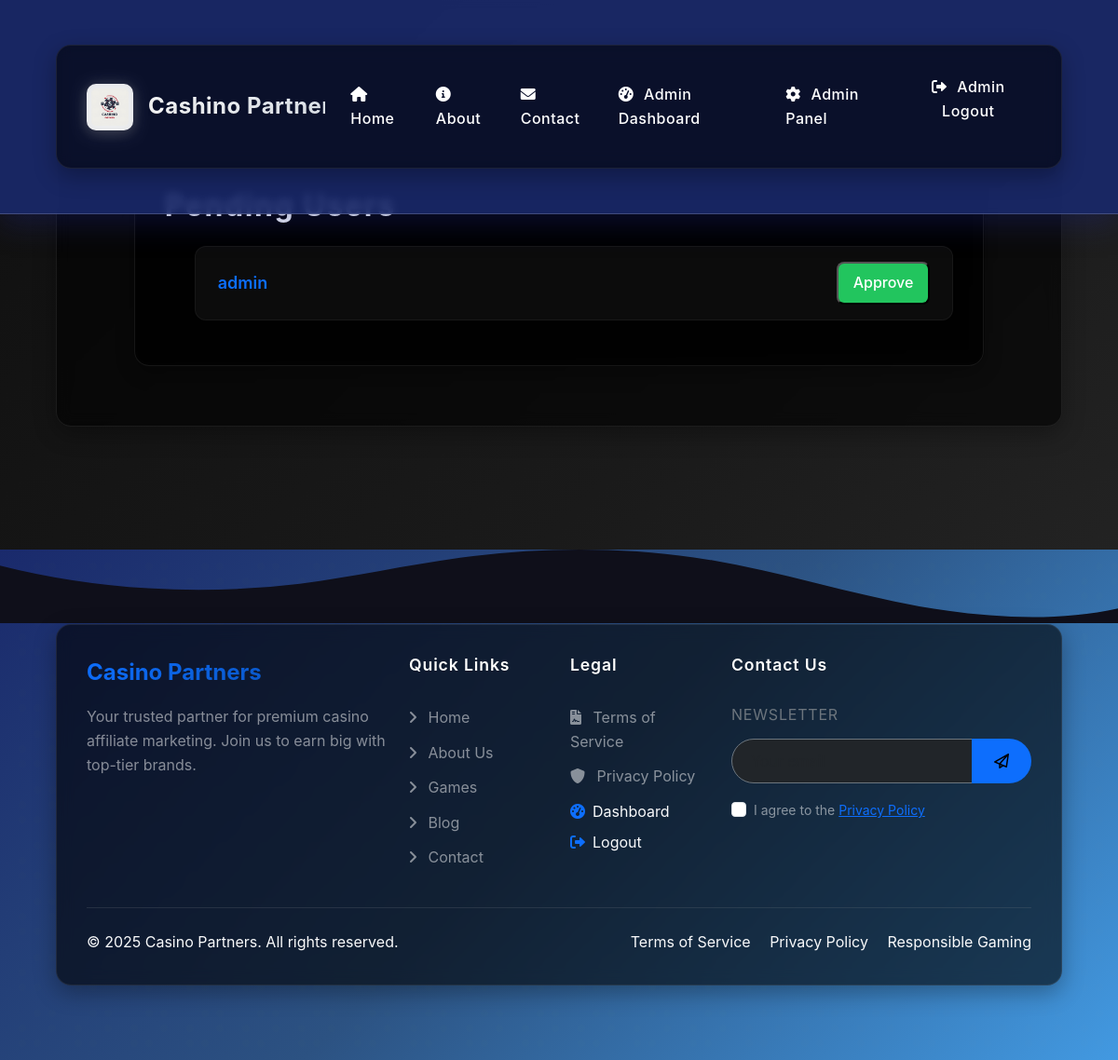
Before: /approve-users/ (signed in) with the older database file.
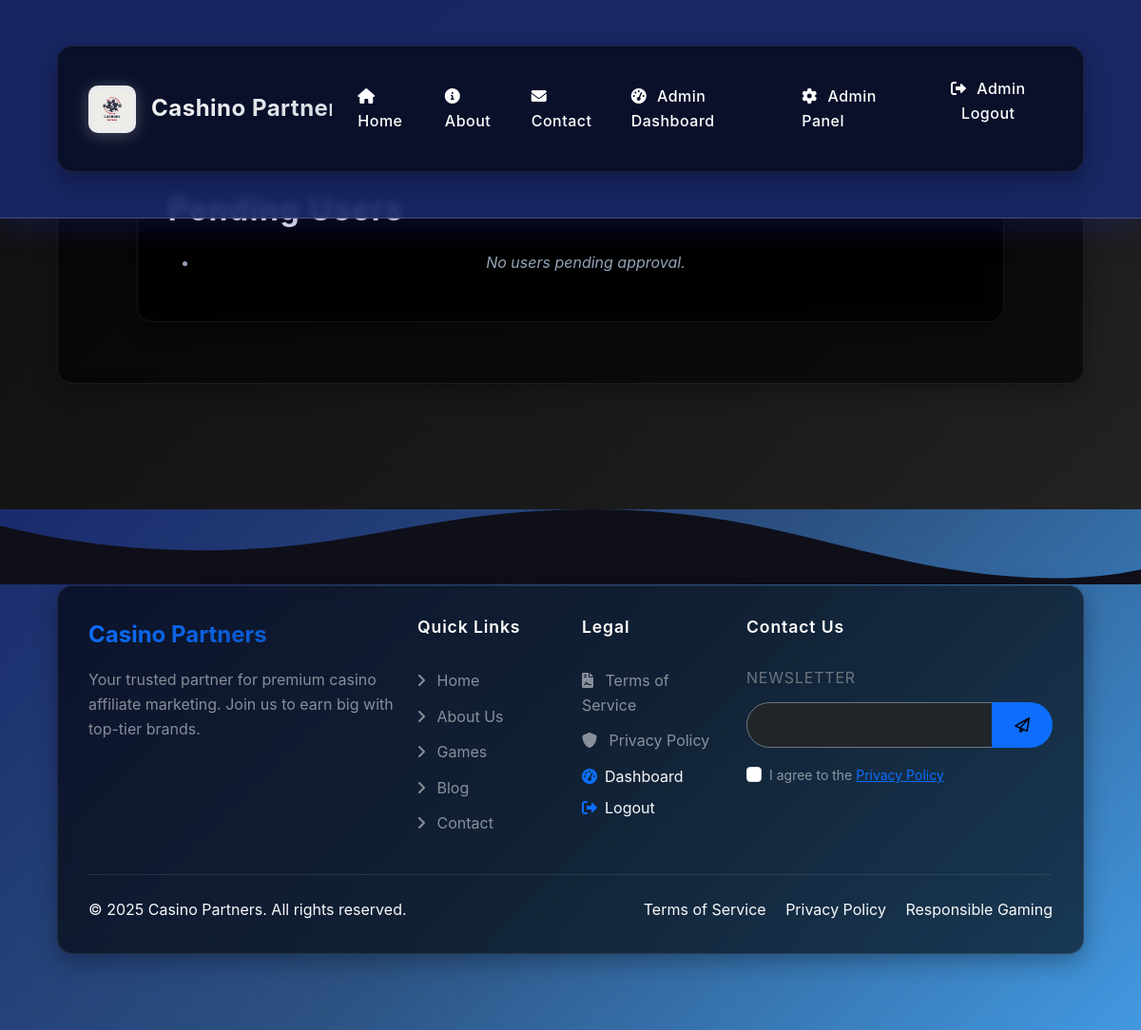
After: the same page with the newer database file.
### Core/models.py (models this page shows, shortened)
class CasinoUser(models.Model):
    user = models.OneToOneField(User, on_delete=models.CASCADE, related_name='casino_profile')
    username = models.TextField(unique=True,blank=False)
    is_approved = models.BooleanField(default=False)
    created_at = models.DateTimeField(auto_now_add=True)
    updated_at = models.DateTimeField(auto_now=True)
    last_login_ip = models.GenericIPAddressField(null=True, blank=True)
    failed_login_attempts = models.IntegerField(default=0)
    last_failed_login = models.DateTimeField(null=True, blank=True)
    class Meta:
        permissions = [
            ('can_approve_user', 'Can approve casino users'),
            ('can_view_user_details', 'Can view user details'),
            ('can_manage_user', 'Can manage casino users'),
        ]

### Core/views.py (the view)
    @login_required(login_url="/admin/login/")
    def _wrapped_view(request, *args, **kwargs):
        if request.user.is_superuser or request.user.is_staff:
            return view_func(request, *args, **kwargs)
        raise PermissionDenied

### Core/views.py (called while the page is built)
def superuser_or_staff_required(view_func):
    @login_required(login_url="/admin/login/")
    def _wrapped_view(request, *args, **kwargs):
        if request.user.is_superuser or request.user.is_staff:
            return view_func(request, *args, **kwargs)
        raise PermissionDenied
    return _wrapped_view

@superuser_or_staff_required
def approve_users(request):
    users = CasinoUser.objects.filter(is_approved=False)
    return render(request, 'approve_users.html', {'users': users})

### casino/views.py (called while the page is built, shortened)
    def __call__(self, request):
        response = self.get_response(request)
        return response

### templates/approve_users.html (shortened to what this page needs)
{% extends 'base.html' %}
{% block content %}
<div class="container">
    <h2>Pending Users</h2>
    <ul class="space-y-4">
        {% for pending in users %}
        <li class="user-card">
            <span class="username"><a href="{% url 'approve_user_details' pending.username %}">{{ pending.username }}</a></span>
            <form method="POST" action="{% url 'approve_user' pending.username %}">
                <button type="submit" class="approve-button">Approve</button>
            </form>
        </li>
        {% empty %}
        <li class="empty-message">No users pending approval.</li>
        {% endfor %}
    </ul>
</div>
{% endblock %}

### templates/base.html (shortened to what this page needs)
{% load static %}
<!DOCTYPE html>
<html lang="en">
<head>
    <link href="https://cdn.jsdelivr.net/npm/bootstrap@5.3.0/dist/css/bootstrap.min.css" rel="stylesheet">
    <link rel="stylesheet" href="https://cdnjs.cloudflare.com/ajax/libs/font-awesome/6.0.0/css/all.min.css">
    <link href="https://unpkg.com/aos@2.3.1/dist/aos.css" rel="stylesheet">
    <link rel="stylesheet" href="{% static 'css/style.css' %}">
</head>
<body>
    {% include 'header.html' %}
    <main class="container mt-4">
        {% block content %}
        {% endblock %}
    </main>
    {% if not request.path|slice:":6" == "/admin" %}
        {% include 'includes/footer.html' %}
    {% endif %}
</body>
</html>

### templates/header.html (shortened to what this page needs)
{% load static %}
<nav class="navbar navbar-expand-lg navbar-dark fixed-top floating-navbar">
    <div class="container">
        <a class="navbar-brand d-flex align-items-center" href="{% url 'index' %}" style="padding: 5px 0;">
            <div class="logo-container d-flex align-items-center">
                <img src="{% static 'img/site_logo.jpeg' %}"
                     alt="Cashino Partners"
                     class="brand-logo">
                <span class="brand-text ms-3">
                </span>
            </div>
        </a>
        <div class="collapse navbar-collapse" id="navbarNav">
            <ul class="navbar-nav ms-auto">
                <li class="nav-item">
                    <a class="nav-link" href="{% url 'index' %}"><i class="fas fa-home"></i> Home</a>
                </li>
                <li class="nav-item">
                    <a class="nav-link" href="{% url 'about_page' %}"><i class="fas fa-info-circle"></i> About</a>
                </li>
                <li class="nav-item">
                    <a class="nav-link" href="{% url 'contact_page' %}"><i class="fas fa-envelope"></i> Contact</a>
                </li>
                {% if user.is_authenticated %}
                    {% if user.is_staff or user.is_superuser %}
                        <li class="nav-item">
                            <a class="nav-link" href="{% url 'admin_dashboard' %}"><i class="fas fa-tachometer-alt"></i> Admin Dashboard</a>
                        </li>
                        <li class="nav-item">
                            <a class="nav-link" href="/admin"><i class="fas fa-cog"></i> Admin Panel</a>
                        </li>
                        <li class="nav-item">
                            <form action="{% url 'admin_logout' %}" method="post" class="d-inline">
                                <button type="submit" class="nav-link border-0 bg-transparent p-0" style="cursor: pointer;">
                                    <i class="fas fa-sign-out-alt"></i> Admin Logout
                                </button>
                            </form>
                        </li>
                    {% endif %}
                {% endif %}
            </ul>
        </div>
    </div>
</nav>

### templates/includes/footer.html (shortened to what this page needs)
<footer class="footer text-light py-5 position-relative" style="background: linear-gradient(135deg, #1a2a6c 0%, #2c5282 50%, #4299e1 100%);">
    <div class="footer-wave">
    </div>
    <div class="container position-relative">
        <div class="row g-4">
            <div class="col-lg-4 col-md-6">
                <div class="footer-brand mb-4">
                    {% if site_settings.site_logo %}
                        <a href="/" class="d-inline-block mb-3">
                            <img src="{{ site_settings.site_logo.url }}" alt="{{ site_settings.site_name }}" height="50" class="me-2">
                        </a>
                    {% else %}
                        <a href="/" class="text-gradient fs-4 fw-bold d-inline-block mb-3">
                        </a>
                    {% endif %}
                    <p class="text-white-50 mb-4">
                        {{ site_settings.footer_text|default:"Your trusted partner for premium casino affiliate marketing. Join us to earn big with top-tier brands." }}
                    </p>
                </div>
            </div>
            <div class="col-lg-2 col-md-6">
                <h5 class="footer-heading mb-4">Quick Links</h5>
                <ul class="footer-links list-unstyled">
                    <li><a href="{% url 'index' %}" class="text-white-50"><i class="fas fa-angle-right me-2"></i> Home</a></li>
                    <li><a href="{% url 'about_page' %}" class="text-white-50"><i class="fas fa-angle-right me-2"></i> About Us</a></li>
                    <li><a href="#" class="text-white-50"><i class="fas fa-angle-right me-2"></i> Games</a></li>
                    <li><a href="#" class="text-white-50"><i class="fas fa-angle-right me-2"></i> Blog</a></li>
                    <li><a href="{% url 'contact_page' %}" class="text-white-50"><i class="fas fa-angle-right me-2"></i> Contact</a></li>
                </ul>
            </div>
            <div class="col-lg-2 col-md-6">
                <h5 class="footer-heading mb-4">Legal</h5>
                <ul class="footer-links list-unstyled">
                    <li><a href="{% url 'terms' %}" class="text-white-50"><i class="fas fa-file-contract me-2"></i> Terms of Service</a></li>
                    <li><a href="{% url 'privacy' %}" class="text-white-50"><i class="fas fa-shield-alt me-2"></i> Privacy Policy</a></li>
                    {% if user.is_authenticated %}
                        <li class="mb-2">
                            <a href="{% if user.is_staff or user.is_superuser %}{% url 'admin_dashboard' %}{% endif %}" class="text-light text-decoration-none hover-gold">
                                <i class="fas fa-tachometer-alt me-2 text-gold"></i>Dashboard
                            </a>
                        </li>
                        <li class="mb-2">
                            <a href="{% url 'logout' %}" class="text-light text-decoration-none hover-gold">
                                <i class="fas fa-sign-out-alt me-2 text-gold"></i>Logout
                            </a>
                        </li>
                    {% endif %}
                </ul>
            </div>
            <div class="col-lg-4 col-md-6">
                <h5 class="footer-heading mb-4">Contact Us</h5>
                <div class="newsletter">
                    <h6 class="text-uppercase mb-3">Newsletter</h6>
                    <form class="newsletter-form" action="#" method="post">
                        <div class="input-group mb-3">
                            <input type="email" name="email" class="form-control bg-dark text-light border-secondary" placeholder="Your email" required>
                            <button class="btn btn-primary px-4" type="submit">
                                <i class="far fa-paper-plane"></i>
                            </button>
                        </div>
                        <div class="form-check">
                            <input class="form-check-input" type="checkbox" id="privacyCheck" required>
                            <label class="form-check-label small text-white-50" for="privacyCheck">
                                I agree to the <a href="#" class="text-primary text-decoration-underline">Privacy Policy</a>
                            </label>
                        </div>
                    </form>
                </div>
            </div>
        </div>
        <hr class="my-4 border-secondary">
        <div class="row align-items-center">
            <div class="col-md-6 text-center text-md-start mb-3 mb-md-0">
                <p class="mb-0">
                    {% if site_settings and site_settings.copyright_text %}
                        {{ site_settings.copyright_text }}
                    {% else %}
                        &copy; {% now "Y" %} Casino Partners. All rights reserved.
                    {% endif %}
                </p>
            </div>
            <div class="col-md-6">
                <ul class="list-inline text-center text-md-end mb-0">
                    <li class="list-inline-item me-3">
                        <a href="#" class="text-light text-decoration-none hover-gold">Terms of Service</a>
                    </li>
                    <li class="list-inline-item me-3">
                        <a href="#" class="text-light text-decoration-none hover-gold">Privacy Policy</a>
                    </li>
                    <li class="list-inline-item">
                        <a href="#" class="text-light text-decoration-none hover-gold">Responsible Gaming</a>
                    </li>
                </ul>
            </div>
        </div>
    </div>
</footer>

### static/css/style.css (style rules this page uses)
html { scroll-behavior: smooth; }
body { font-family: var(--font-family); background-color: var(--background-dark); color: var(--text-light); line-height: var(--line-height-normal); min-height: 100vh; display: flex; flex-direction: column; }
h1, h2, h3, h4, h5, h6 { font-family: var(--font-family-heading); color: var(--text-light); font-weight: var(--font-weight-bold); letter-spacing: 0.05em; margin-bottom: var(--spacing-lg); }
h2 { font-size: var(--font-size-3xl); }
h5 { font-size: var(--font-size-lg); }
h6 { font-size: var(--font-size-base); }
p { margin-bottom: var(--spacing-md); }
a { color: var(--primary-color); text-decoration: none; transition: all var(--transition-normal); }
.container { padding: var(--spacing-xl) var(--spacing-lg); }
.text-gradient { background: var(--gradient-primary); -webkit-background-clip: text; -webkit-text-fill-color: transparent; display: inline-block; }
.mt-4 { margin-top: var(--spacing-lg); }
.mb-2 { margin-bottom: var(--spacing-sm); }
.mb-3 { margin-bottom: var(--spacing-md); }
.mb-4 { margin-bottom: var(--spacing-lg); }
.d-flex { display: flex; }
.d-inline-block { display: inline-block; }
.align-items-center { align-items: center; }
.text-center { text-align: center; }
.text-uppercase { text-transform: uppercase; }

### templates/base.html (style rules this page uses)
.text-gradient { background: linear-gradient(to right, #fbbf24, #d97706); -webkit-background-clip: text; background-clip: text; -webkit-text-fill-color: transparent; color: transparent; }
:root { --primary-color: #0d6efd; --secondary-color: #6c757d; --success-color: #198754; --info-color: #0dcaf0; --warning-color: #ffc107; --danger-color: #dc3545; --light-color: #f8f9fa; --dark-color: #212529; --white-color: #ffffff; --text-dark: #212529; --text-light: #6c757d; --background-light: #f8f9fa; --background-white: #ffffff; --border-color: #dee2e6; --gradient-primary: linear-gradient(135deg, #0d6efd 0%, #0a58ca 100%); --gradient-secondary: linear-gradient(135deg, #6c757d 0%, #495057 100%); --shadow-sm: 0 2px 4px rgba(0,0,0,0.05); --shadow-md: 0 4px 6px rgba(0,0,0,0.1); --shadow-lg: 0 10px 15px rgba(0,0,0,0.1); --border-radius-sm: 4px; --border-radius-md: 8px; --border-radius-lg: 16px; --transition-fast: 0.2s ease; --transition-normal: 0.3s ease; --transition-slow: 0.5s ease; --navbar-height: 80px; }
body { font-family: 'Inter', -apple-system, BlinkMacSystemFont, 'Segoe UI', Roboto, Oxygen, Ubuntu, Cantarell, 'Open Sans', 'Helvetica Neue', sans-serif; color: var(--text-dark); background-color: var(--background-light); line-height: 1.6; overflow-x: hidden; padding-top: var(--navbar-height); }
.btn { padding: 0.75rem 1.5rem; border-radius: var(--border-radius-md); font-weight: 600; transition: var(--transition-normal); }
.btn-primary { background: var(--gradient-primary); border: none; color: var(--white-color); }
.text-gradient { background: var(--gradient-primary); -webkit-background-clip: text; background-clip: text; -webkit-text-fill-color: transparent; color: transparent; }
.form-control { border-radius: var(--border-radius-md); border: 1px solid var(--border-color); padding: 0.75rem 1rem; background-color: var(--background-white); color: var(--text-dark); }

### templates/approve_users.html (style rules this page uses)
body { background: linear-gradient(135deg, #0f0f0f, #1a1a1a, #2a2a2a); background-attachment: fixed; background-repeat: no-repeat; background-size: cover; color: #e5e7eb; font-family: 'Segoe UI', Tahoma, Geneva, Verdana, sans-serif; }
.container { max-width: 100%; width: 90%; margin: 2rem auto; padding: 2rem; background: rgba(0, 0, 0, 0.6); border-radius: 1rem; box-shadow: 0 8px 24px rgba(0, 0, 0, 0.3); backdrop-filter: blur(8px); -webkit-backdrop-filter: blur(8px); border: 1px solid rgba(255, 255, 255, 0.08); }
h2 { font-size: 2rem; font-weight: 700; margin-bottom: 1.5rem; color: #f8fafc; }
.empty-message { color: #94a3b8; text-align: center; font-style: italic; }

Changed rows visible on the page:
no longer on this page (row edited): CasinoUser: username "admin"
Other visible differences:
text now shown: "No users pending approval."
